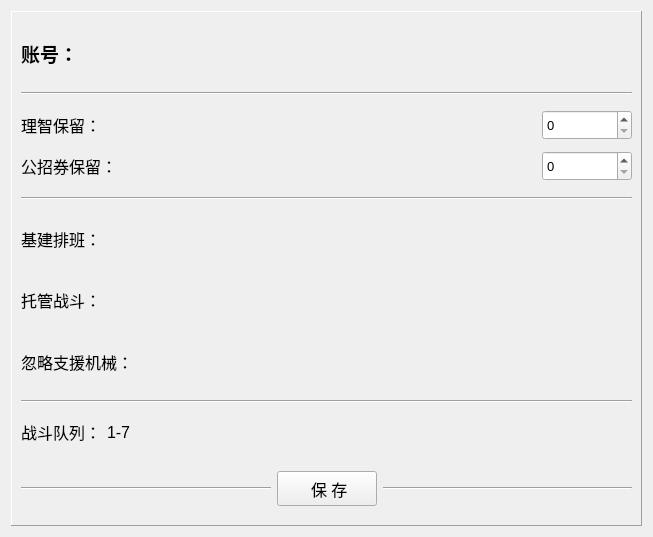
<?xml version="1.0" encoding="UTF-8"?>
<ui version="4.0">
 <class>Form</class>
 <widget class="QWidget" name="Form">
  <property name="geometry">
   <rect>
    <x>0</x>
    <y>0</y>
    <width>653</width>
    <height>537</height>
   </rect>
  </property>
  <property name="windowTitle">
   <string>Form</string>
  </property>
  <layout class="QVBoxLayout" name="verticalLayout_2">
   <item>
    <widget class="QFrame" name="frame">
     <property name="frameShape">
      <enum>QFrame::Panel</enum>
     </property>
     <property name="frameShadow">
      <enum>QFrame::Raised</enum>
     </property>
     <layout class="QGridLayout" name="gridLayout">
      <item row="0" column="0">
       <layout class="QVBoxLayout" name="verticalLayout">
        <item>
         <spacer name="verticalSpacer_11">
          <property name="orientation">
           <enum>Qt::Vertical</enum>
          </property>
          <property name="sizeType">
           <enum>QSizePolicy::Fixed</enum>
          </property>
          <property name="sizeHint" stdset="0">
           <size>
            <width>20</width>
            <height>9</height>
           </size>
          </property>
         </spacer>
        </item>
        <item>
         <layout class="QHBoxLayout" name="horizontalLayout">
          <item>
           <widget class="QLabel" name="Account">
            <property name="font">
             <font>
              <pointsize>14</pointsize>
              <weight>75</weight>
              <bold>true</bold>
             </font>
            </property>
            <property name="text">
             <string>账号：</string>
            </property>
           </widget>
          </item>
         </layout>
        </item>
        <item>
         <spacer name="verticalSpacer_3">
          <property name="orientation">
           <enum>Qt::Vertical</enum>
          </property>
          <property name="sizeType">
           <enum>QSizePolicy::Maximum</enum>
          </property>
          <property name="sizeHint" stdset="0">
           <size>
            <width>20</width>
            <height>10</height>
           </size>
          </property>
         </spacer>
        </item>
        <item>
         <widget class="Line" name="line_2">
          <property name="orientation">
           <enum>Qt::Horizontal</enum>
          </property>
         </widget>
        </item>
        <item>
         <spacer name="verticalSpacer_8">
          <property name="orientation">
           <enum>Qt::Vertical</enum>
          </property>
          <property name="sizeType">
           <enum>QSizePolicy::Fixed</enum>
          </property>
          <property name="sizeHint" stdset="0">
           <size>
            <width>20</width>
            <height>9</height>
           </size>
          </property>
         </spacer>
        </item>
        <item>
         <layout class="QHBoxLayout" name="horizontalLayout_3">
          <item>
           <widget class="QLabel" name="AP">
            <property name="font">
             <font>
              <pointsize>12</pointsize>
             </font>
            </property>
            <property name="text">
             <string>理智保留：</string>
            </property>
           </widget>
          </item>
          <item>
           <widget class="QSpinBox" name="APBox">
            <property name="sizePolicy">
             <sizepolicy hsizetype="Minimum" vsizetype="Maximum">
              <horstretch>0</horstretch>
              <verstretch>0</verstretch>
             </sizepolicy>
            </property>
            <property name="minimumSize">
             <size>
              <width>90</width>
              <height>0</height>
             </size>
            </property>
            <property name="maximumSize">
             <size>
              <width>90</width>
              <height>30</height>
             </size>
            </property>
            <property name="font">
             <font>
              <pointsize>10</pointsize>
             </font>
            </property>
            <property name="maximum">
             <number>135</number>
            </property>
           </widget>
          </item>
         </layout>
        </item>
        <item>
         <spacer name="verticalSpacer_4">
          <property name="orientation">
           <enum>Qt::Vertical</enum>
          </property>
          <property name="sizeType">
           <enum>QSizePolicy::Maximum</enum>
          </property>
          <property name="sizeHint" stdset="0">
           <size>
            <width>20</width>
            <height>5</height>
           </size>
          </property>
         </spacer>
        </item>
        <item>
         <layout class="QHBoxLayout" name="horizontalLayout_4">
          <item>
           <widget class="QLabel" name="Recruit">
            <property name="font">
             <font>
              <pointsize>12</pointsize>
             </font>
            </property>
            <property name="text">
             <string>公招券保留：</string>
            </property>
           </widget>
          </item>
          <item>
           <widget class="QSpinBox" name="RecuritBox">
            <property name="sizePolicy">
             <sizepolicy hsizetype="Minimum" vsizetype="Maximum">
              <horstretch>0</horstretch>
              <verstretch>0</verstretch>
             </sizepolicy>
            </property>
            <property name="minimumSize">
             <size>
              <width>90</width>
              <height>0</height>
             </size>
            </property>
            <property name="maximumSize">
             <size>
              <width>90</width>
              <height>30</height>
             </size>
            </property>
            <property name="font">
             <font>
              <pointsize>10</pointsize>
             </font>
            </property>
            <property name="maximum">
             <number>9999</number>
            </property>
           </widget>
          </item>
         </layout>
        </item>
        <item>
         <spacer name="verticalSpacer_6">
          <property name="orientation">
           <enum>Qt::Vertical</enum>
          </property>
          <property name="sizeType">
           <enum>QSizePolicy::Fixed</enum>
          </property>
          <property name="sizeHint" stdset="0">
           <size>
            <width>20</width>
            <height>10</height>
           </size>
          </property>
         </spacer>
        </item>
        <item>
         <widget class="Line" name="line">
          <property name="orientation">
           <enum>Qt::Horizontal</enum>
          </property>
         </widget>
        </item>
        <item>
         <spacer name="verticalSpacer_7">
          <property name="orientation">
           <enum>Qt::Vertical</enum>
          </property>
          <property name="sizeType">
           <enum>QSizePolicy::Fixed</enum>
          </property>
          <property name="sizeHint" stdset="0">
           <size>
            <width>20</width>
            <height>10</height>
           </size>
          </property>
         </spacer>
        </item>
        <item>
         <layout class="QHBoxLayout" name="horizontalLayout_5">
          <item>
           <widget class="QLabel" name="Arrange">
            <property name="font">
             <font>
              <pointsize>12</pointsize>
             </font>
            </property>
            <property name="text">
             <string>基建排班：</string>
            </property>
           </widget>
          </item>
         </layout>
        </item>
        <item>
         <spacer name="verticalSpacer">
          <property name="orientation">
           <enum>Qt::Vertical</enum>
          </property>
          <property name="sizeType">
           <enum>QSizePolicy::Maximum</enum>
          </property>
          <property name="sizeHint" stdset="0">
           <size>
            <width>20</width>
            <height>10</height>
           </size>
          </property>
         </spacer>
        </item>
        <item>
         <layout class="QHBoxLayout" name="horizontalLayout_6">
          <item>
           <widget class="QLabel" name="AutoBattle">
            <property name="font">
             <font>
              <pointsize>12</pointsize>
             </font>
            </property>
            <property name="text">
             <string>托管战斗：</string>
            </property>
           </widget>
          </item>
         </layout>
        </item>
        <item>
         <spacer name="verticalSpacer_2">
          <property name="orientation">
           <enum>Qt::Vertical</enum>
          </property>
          <property name="sizeType">
           <enum>QSizePolicy::Maximum</enum>
          </property>
          <property name="sizeHint" stdset="0">
           <size>
            <width>20</width>
            <height>10</height>
           </size>
          </property>
         </spacer>
        </item>
        <item>
         <layout class="QHBoxLayout" name="horizontalLayout_7">
          <item>
           <widget class="QLabel" name="RecruitIgnore">
            <property name="font">
             <font>
              <pointsize>12</pointsize>
             </font>
            </property>
            <property name="text">
             <string>忽略支援机械：</string>
            </property>
           </widget>
          </item>
         </layout>
        </item>
        <item>
         <spacer name="verticalSpacer_9">
          <property name="orientation">
           <enum>Qt::Vertical</enum>
          </property>
          <property name="sizeType">
           <enum>QSizePolicy::Fixed</enum>
          </property>
          <property name="sizeHint" stdset="0">
           <size>
            <width>20</width>
            <height>10</height>
           </size>
          </property>
         </spacer>
        </item>
        <item>
         <widget class="Line" name="line_3">
          <property name="orientation">
           <enum>Qt::Horizontal</enum>
          </property>
         </widget>
        </item>
        <item>
         <layout class="QHBoxLayout" name="horizontalLayout_8">
          <item>
           <widget class="QLabel" name="BattleMaps">
            <property name="sizePolicy">
             <sizepolicy hsizetype="Fixed" vsizetype="Preferred">
              <horstretch>0</horstretch>
              <verstretch>0</verstretch>
             </sizepolicy>
            </property>
            <property name="font">
             <font>
              <pointsize>12</pointsize>
             </font>
            </property>
            <property name="text">
             <string>战斗队列：</string>
            </property>
           </widget>
          </item>
          <item>
           <widget class="QLabel" name="label_8">
            <property name="font">
             <font>
              <pointsize>12</pointsize>
             </font>
            </property>
            <property name="text">
             <string>1-7</string>
            </property>
           </widget>
          </item>
         </layout>
        </item>
        <item>
         <spacer name="verticalSpacer_5">
          <property name="orientation">
           <enum>Qt::Vertical</enum>
          </property>
          <property name="sizeType">
           <enum>QSizePolicy::Maximum</enum>
          </property>
          <property name="sizeHint" stdset="0">
           <size>
            <width>20</width>
            <height>10</height>
           </size>
          </property>
         </spacer>
        </item>
        <item>
         <layout class="QHBoxLayout" name="horizontalLayout_9">
          <item>
           <widget class="Line" name="line_4">
            <property name="sizePolicy">
             <sizepolicy hsizetype="Expanding" vsizetype="Fixed">
              <horstretch>0</horstretch>
              <verstretch>0</verstretch>
             </sizepolicy>
            </property>
            <property name="orientation">
             <enum>Qt::Horizontal</enum>
            </property>
           </widget>
          </item>
          <item>
           <widget class="QPushButton" name="pushButton">
            <property name="minimumSize">
             <size>
              <width>100</width>
              <height>35</height>
             </size>
            </property>
            <property name="font">
             <font>
              <pointsize>12</pointsize>
             </font>
            </property>
            <property name="text">
             <string> 保 存</string>
            </property>
           </widget>
          </item>
          <item>
           <widget class="Line" name="line_5">
            <property name="sizePolicy">
             <sizepolicy hsizetype="Expanding" vsizetype="Fixed">
              <horstretch>0</horstretch>
              <verstretch>0</verstretch>
             </sizepolicy>
            </property>
            <property name="orientation">
             <enum>Qt::Horizontal</enum>
            </property>
           </widget>
          </item>
         </layout>
        </item>
       </layout>
      </item>
      <item row="1" column="0">
       <spacer name="verticalSpacer_10">
        <property name="orientation">
         <enum>Qt::Vertical</enum>
        </property>
        <property name="sizeType">
         <enum>QSizePolicy::Fixed</enum>
        </property>
        <property name="sizeHint" stdset="0">
         <size>
          <width>20</width>
          <height>10</height>
         </size>
        </property>
       </spacer>
      </item>
     </layout>
    </widget>
   </item>
  </layout>
 </widget>
 <resources/>
 <connections/>
</ui>
